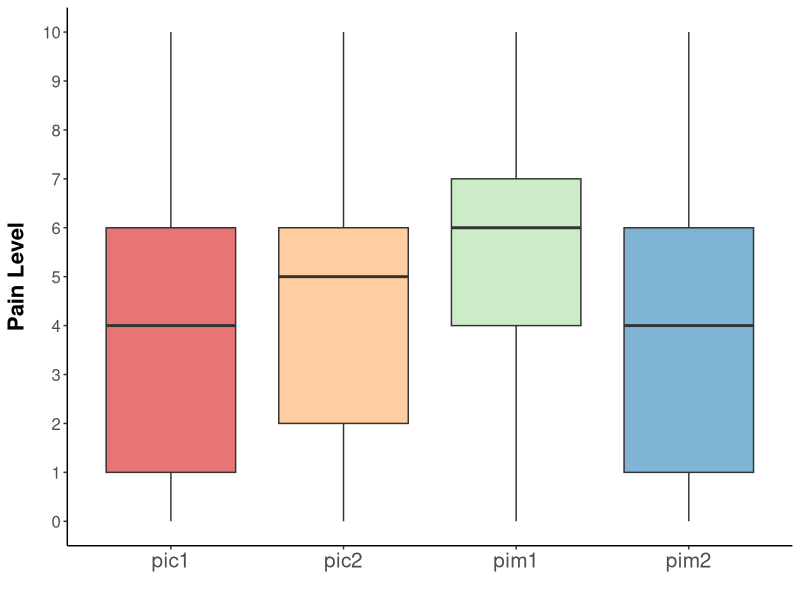

Write R code to recreate this figure.
## ---- chunk 1
knitr::opts_chunk$set(echo = TRUE)
## ---- chunk 2
library(ggplot2)
library(tidyr)
library(dplyr)

#changed column setup to make box plot work
data <- read.csv("dataset.csv")
data_long <- data %>%
  pivot_longer(cols = c(5, 6,7,8), names_to = "treatment", values_to = "value")

#plot
    ggplot(data_long, aes(x=treatment, y=value, fill=treatment)) + 
    geom_boxplot(alpha=0.6) +
    
    scale_y_continuous(limits = c(0, 10), breaks = seq(0, 10, 1)) +
  
    theme_classic() +
    theme(legend.position="none") +
    scale_fill_brewer(palette="Spectral") +
    theme(axis.text.x = element_text(size=15)) +
    theme(axis.text.y = element_text(size=12)) + 
    theme(axis.title.y = element_text(size=16, face="bold", margin = margin(r = 10))) +
    ylab("Pain Level") +
    xlab("")
